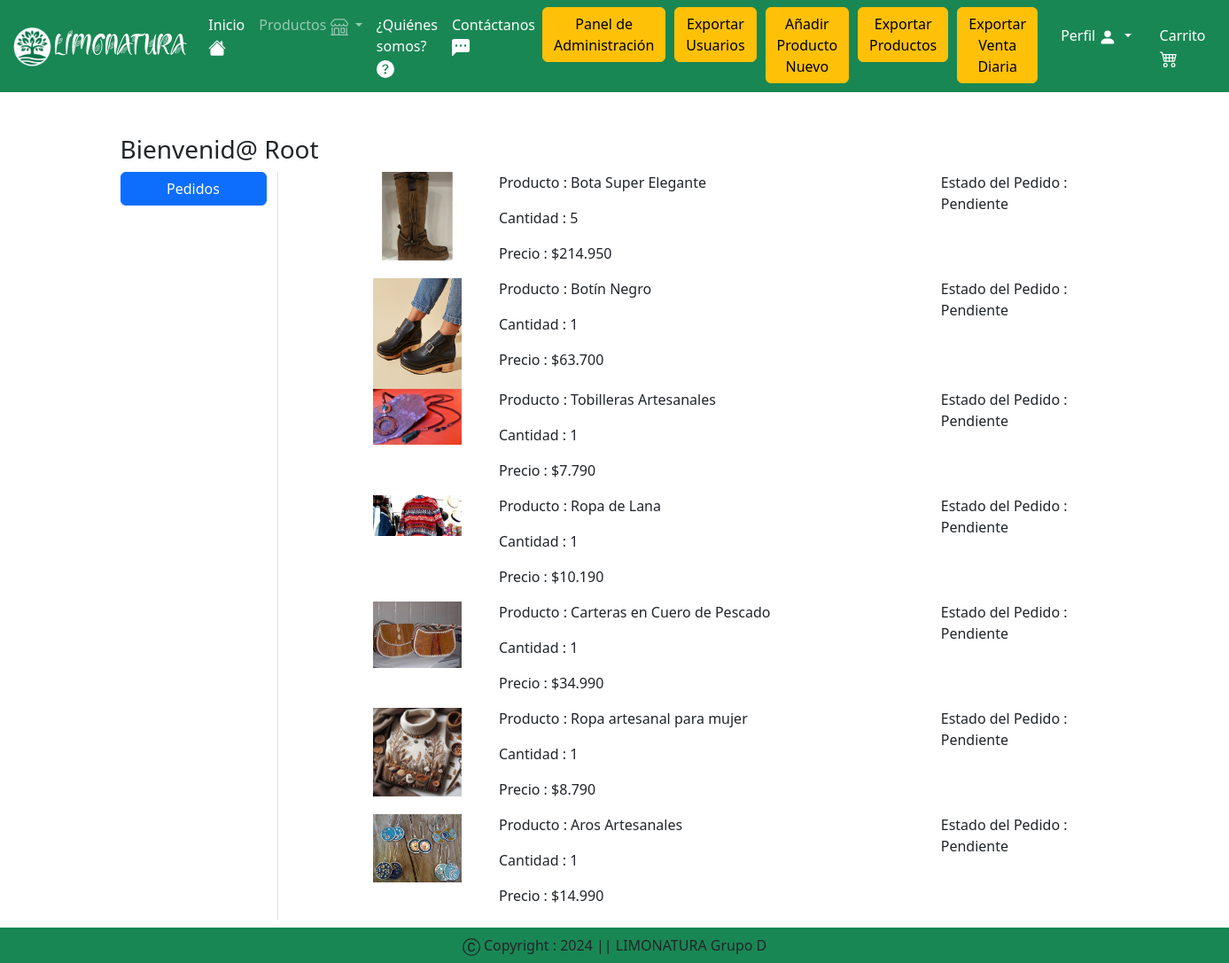
Screenshot of /orders/ (signed in) with the database file from the repository.
### miapp/models.py (models this page shows, shortened)
class OrderPlaced(models.Model):
    user = models.ForeignKey(User, on_delete=models.CASCADE)
    customer = models.ForeignKey(Cliente, on_delete=models.CASCADE)
    product = models.ForeignKey(Product, on_delete=models.CASCADE)
    quantity = models.PositiveIntegerField(default=1)
    envio = models.IntegerField(default=5000)
    total_cost = models.IntegerField(blank=True, null=True)
    ordered_date = models.DateTimeField(auto_now_add=True)
    status = models.CharField(max_length=50, choices=STATUS_CHOICES, default='Pendiente')
    payment = models.ForeignKey(Payment, on_delete=models.CASCADE, default="")

class Product(models.Model):
    nombre = models.CharField(max_length=100)
    precio = models.IntegerField()
    cantidad = models.IntegerField()
    descripcion = models.TextField()
    sku = models.IntegerField(unique=True, blank=True)
    categoria = models.CharField(choices=CATEGORY_CHOICES, max_length=2)
    imagen_producto = models.ImageField(upload_to='product')

### miapp/views.py (the view)
# urls.py: path('orders/', views.orders, name='orders'),
def orders(request):
    totalitem = 0
    if request.user.is_authenticated:
        totalitem = len(Carrito.objects.filter(user=request.user))
    order_placed = OrderPlaced.objects.filter(user=request.user)
    return render(request, 'app/orders.html', locals())

### miapp/templatetags/custom_filters.py (called while the page is built)
@register.filter
def intcomma_dot(value):
    return intcomma(value).replace(',', '.')

### miapp/templatetags/custom_tags.py (called while the page is built)
@register.filter(name='has_group')
def has_group(user, group_name):
    return Group.objects.filter(name=group_name, user=user).exists()

### miapp/templates/app/orders.html (shortened to what this page needs)
{% extends 'app/base.html' %}
{% load static %}
{% block main-content %}
{% load custom_filters %}
    <div class="container my-5">
        <div class="row">
            <h3>Bienvenid@ <span class="text-capitalize">{{request.user}}</span></h3>
            <div class="col-sm-2 border-end">
                <ul class="list-unstyled">
                    <li class="d-grid"><a href="{% url 'orders' %}" class="btn btn-primary">Pedidos</a></li>
                </ul>
            </div>
        <div class="col-sm-9 offset-sm-1">
            {% for op in order_placed %}
                <div class="row">
                    <div class="col-sm-2">
                        <img src="{{op.product.imagen_producto.url}}" class="img-fluid" height="100" width="100"/>
                    </div>
                    <div class="col-sm-7">
                        <p>Producto : {{op.product.nombre}}</p>
                        <p>Cantidad : {{op.quantity}}</p>
                        <p>Precio : ${{op.total_cost|intcomma_dot}}
                    </div>
                    <div class="col-sm-3">
                        <p> Estado del Pedido : {{op.status}}
                        </div>
                    </div>
                {% endfor %}
                </div>
            </div>
        </div>
{% endblock main-content %}

### miapp/templates/app/base.html (shortened to what this page needs)
<!DOCTYPE html>
{% load static %}
{% load custom_tags %}
<html lang="en">
<head>
    <link href="https://cdn.jsdelivr.net/npm/bootstrap@5.3.3/dist/css/bootstrap.min.css" rel="stylesheet">
    <link rel="stylesheet" href="{% static 'app/css/owl.carousel.min.css' %}" />
    <link rel="stylesheet" href="{% static 'app/css/all.min.css' %}" />
    <link rel="stylesheet" href="{% static 'app/css/style.css' %}" />
</head>
<body>
    <nav class="navbar navbar-expand-lg navbar-dark bg-success">
        <div class="container-fluid">
            <a class="navbar-brand d-flex align-items-center" href="{% url 'volver' %}">
                <img src="{% static "app/images/logo-limonatura.jpeg" %}" width="50" height="50" />
                <p class="navbar-custom-font">LIMONATURA</p>
            </a>
            <div class="collapse navbar-collapse" id="navbarSupportedContent">
                <ul class="navbar-nav me-auto mb-2 mb-lg-0">
                    {% if request.user.is_authenticated %}
                    <li class="nav-item">
                        <a class="nav-link active" aria-current="page" href="/">Inicio
                        </a>
                    </li>
                    <li class="nav-item dropdown">
                        <a class="nav-link dropdown-toggle" href="#" role="button" data-bs-toggle="dropdown" aria-expanded="false">
                            Productos
                        </a>
                    </li>
                    <li class="nav-item">
                        <a class="nav-link text-white" href="{% url 'about' %}">¿Quiénes somos?
                        </a>
                    </li>
                    <li class="nav-item">
                        <a class="nav-link text-white" href="{% url 'contact' %}">Contáctanos
                        </a>
                    </li>
                    {% if request.user|has_group:"Admin" %}
                        <li class="nav-item">
                            <a class="btn btn-warning custom-margin" href="/admin/" type="button">Panel de Administración</a>
                        </li>
                        <li class="nav-item">
                            <a class="btn btn-warning custom-margin" type="button" href="{% url 'export_users' %}">Exportar Usuarios</a>
                        </li>
                        <li class="nav-item">
                            <a class="btn btn-warning custom-margin" type="button" href="{% url 'productoadd' %}">Añadir Producto Nuevo</a>
                        </li>
                        <li class="nav-item">
                            <a class="btn btn-warning custom-margin" type="button" href="{% url 'export_products' %}">Exportar Productos</a>
                        </li>
                        <li class="nav-item">
                            <a class="btn btn-warning custom-margin" type="button" href="{% url 'export_sales_to_excel' %}">Exportar Venta Diaria</a>
                        </li>
                    {% elif request.user|has_group:"Vendedores" %}
                        <li class="nav-item">
                            <a class="btn btn-warning custom-margin" type="button" href="{% url 'export_products' %}">Exportar Productos</a>
                        </li>
                    {% endif %}
                </ul>
            </div>
            <ul class="navbar-nav me-auto mb-2 mb-lg-0">
                <li class="nav-item dropdown mx-2">
                    <a class="nav-link dropdown-toggle text-white" href="#" id="profileDropdown" role="button" data-bs-toggle="dropdown" aria-expanded="false">Perfil
                        <svg xmlns="http://www.w3.org/2000/svg" width="20" height="20" fill="currentColor" class="bi bi-person-fill" viewBox="0 0 16 16">
                            <path d="M3 14s-1 0-1-1 1-4 6-4 6 3 6 4-1 1-1 1zm5-6a3 3 0 1 0 0-6 3 3 0 0 0 0 6"/>
                          </svg>
                    </a>
                </li>
                <li class="nav-item mx-2">
                    <a href="{% url 'showcart' %}" class="nav-link text-white">
                        Carrito
                    </a>
                </li>
                {% endif %}
            </ul>
        </div>
    </nav>
    {% block main-content %}{% endblock main-content %}
    <footer class="container-fluid fixed-bottom bg-success text-center p-2 mt-5">
        Copyright : 2024 || LIMONATURA Grupo D
    </footer>
</body>
</html>

### miapp/static/app/css/style.css (style rules this page uses)
.navbar-custom-font { font-family: 'GreenLove', sans-serif; }

### miapp/templates/app/base.html (style rules this page uses)
.navbar { padding-top: 0.5rem; padding-bottom: 0.5rem; }
.navbar-custom-font { margin: 0; line-height: 1; }
.custom-margin { margin-right: 10px; }

### rows the page displays
OrderPlaced: product.imagen_producto (picture), product.nombre "Bota Super Elegante", quantity "5", total_cost "214.950", status "Pendiente"
OrderPlaced: product.imagen_producto (picture), product.nombre "Botín Negro", quantity "1", total_cost "63.700", status "Pendiente"
OrderPlaced: product.imagen_producto (picture), product.nombre "Tobilleras Artesanales", quantity "1", total_cost "7.790", status "Pendiente"
OrderPlaced: product.imagen_producto (picture), product.nombre "Ropa de Lana", quantity "1", total_cost "10.190", status "Pendiente"
OrderPlaced: product.imagen_producto (picture), product.nombre "Carteras en Cuero de Pescado", quantity "1", total_cost "34.990", status "Pendiente"
OrderPlaced: product.imagen_producto (picture), product.nombre "Ropa artesanal para mujer", quantity "1", total_cost "8.790", status "Pendiente"
OrderPlaced: product.imagen_producto (picture), product.nombre "Aros Artesanales", quantity "1", total_cost "14.990", status "Pendiente"

### other values shown
{{ request.user }} "Root"
